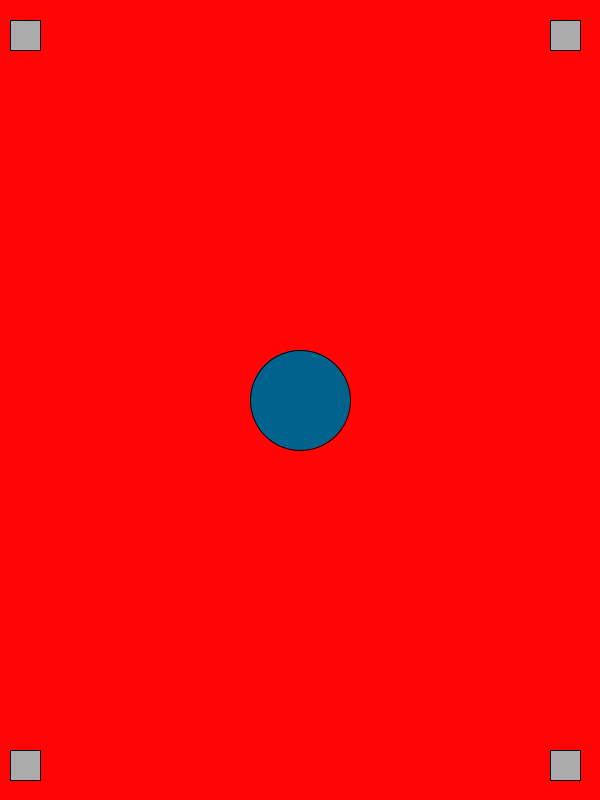
Frame 1 (no input)
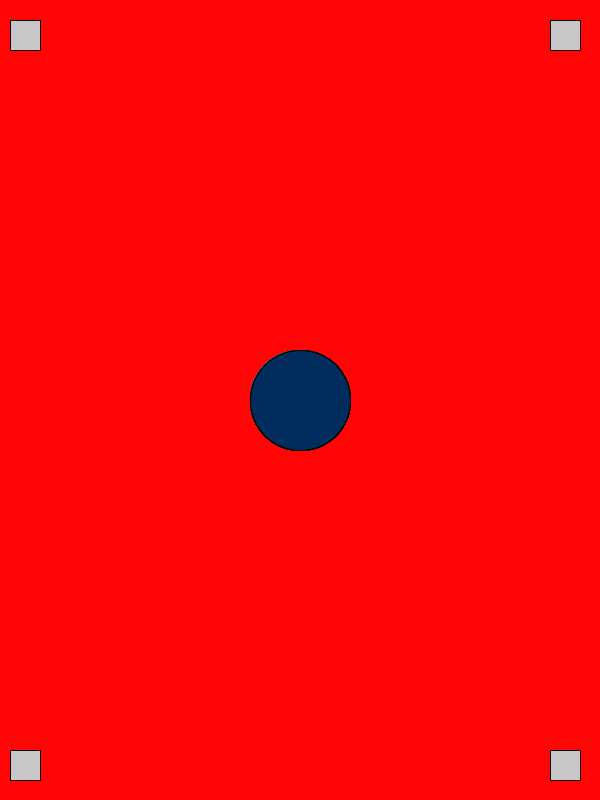
Frame 60 (the mouse pressed at the canvas centre just before this capture)
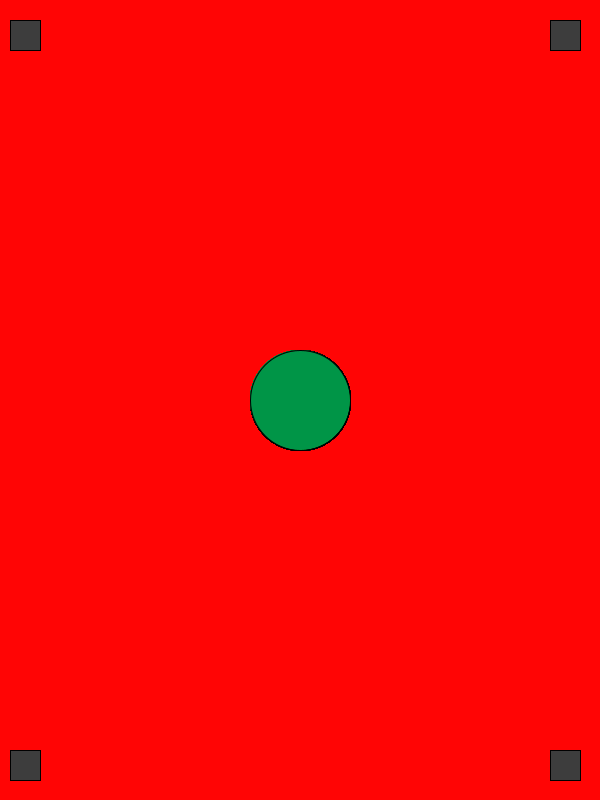
Frame 120 (the mouse held since frame 60 and released just before this capture)

The Processing sketch that drew these frames (run headless with seeded random() and noise(); from frame 60 on, the mouse is pressed at the canvas centre):

// Processing sketch: processing_75285
// ── processing_75285.pde

void setup(){
  size(600, 800);
  background(255,5,5);
  smooth();
  colorMode(RGB, 245, 170, 170, 360);
}

void draw(){
  fill(random(255));
  rect(10, 750, 30, 30);
  rect(10, 20, 30, 30);
  rect(550, 750, 30, 30);
  rect(550, 20, 30, 30);

  fill(0,random(255),random(100));
  ellipse(width/2, height/2,100,100);
  
  if (mousePressed && (mouseButton == LEFT)){
    noStroke();
    ellipse(mouseX, mouseY, 20, 20);
    rect(5,5,5,5);
    rect(300,355,20,50);
    strokeWeight(5); 
    
    
  }
    
}
